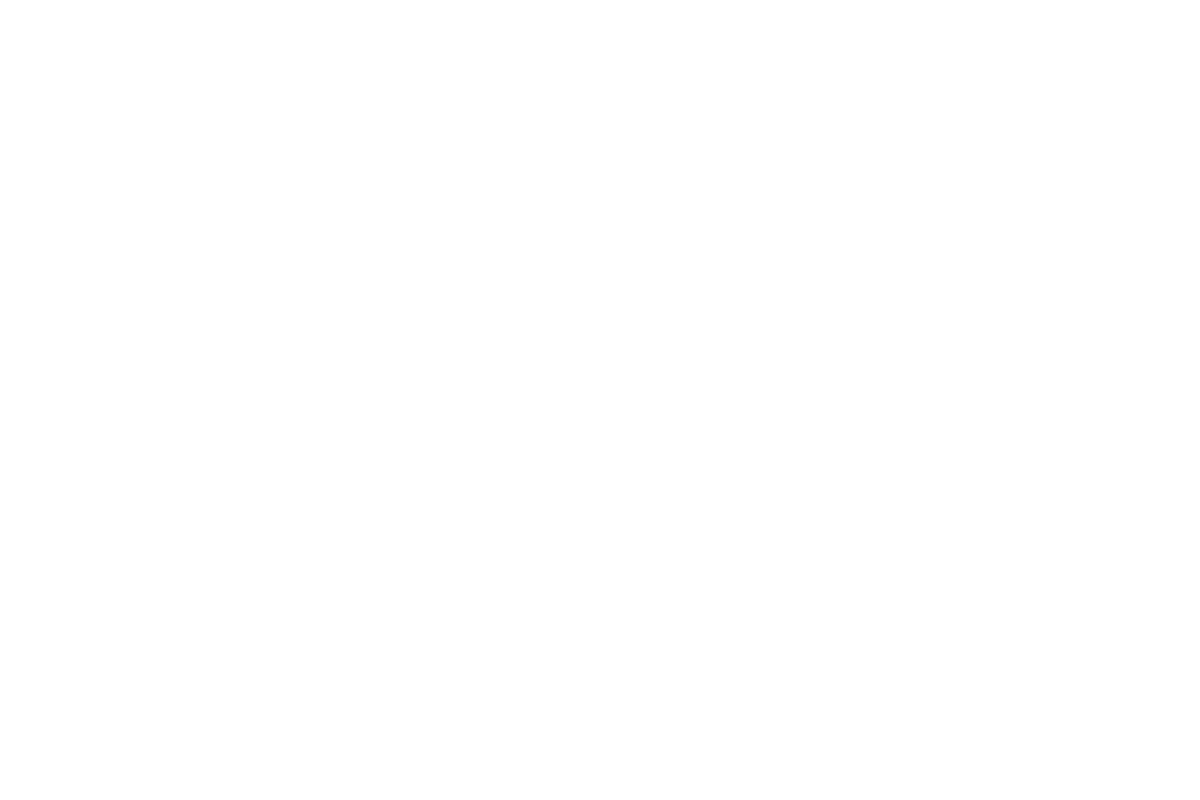
Frame 1 (no input)
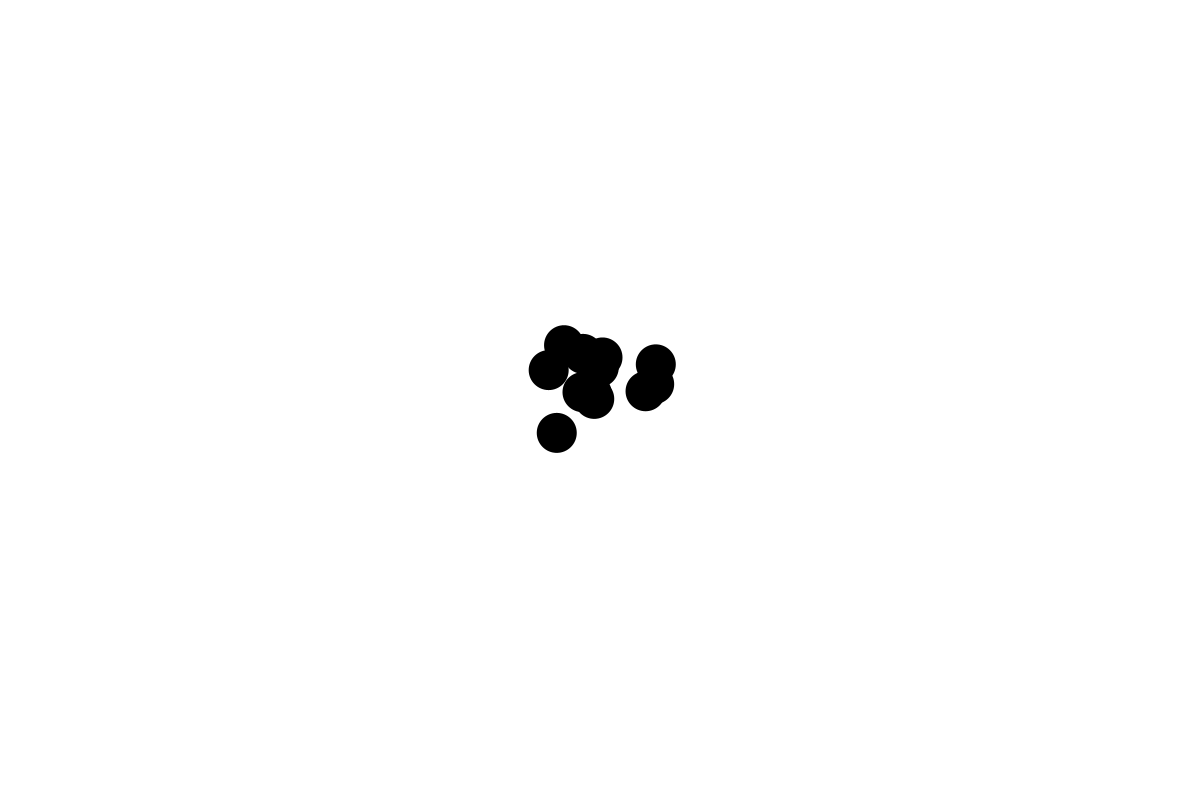
Frame 60 (the mouse pressed at the canvas centre just before this capture)
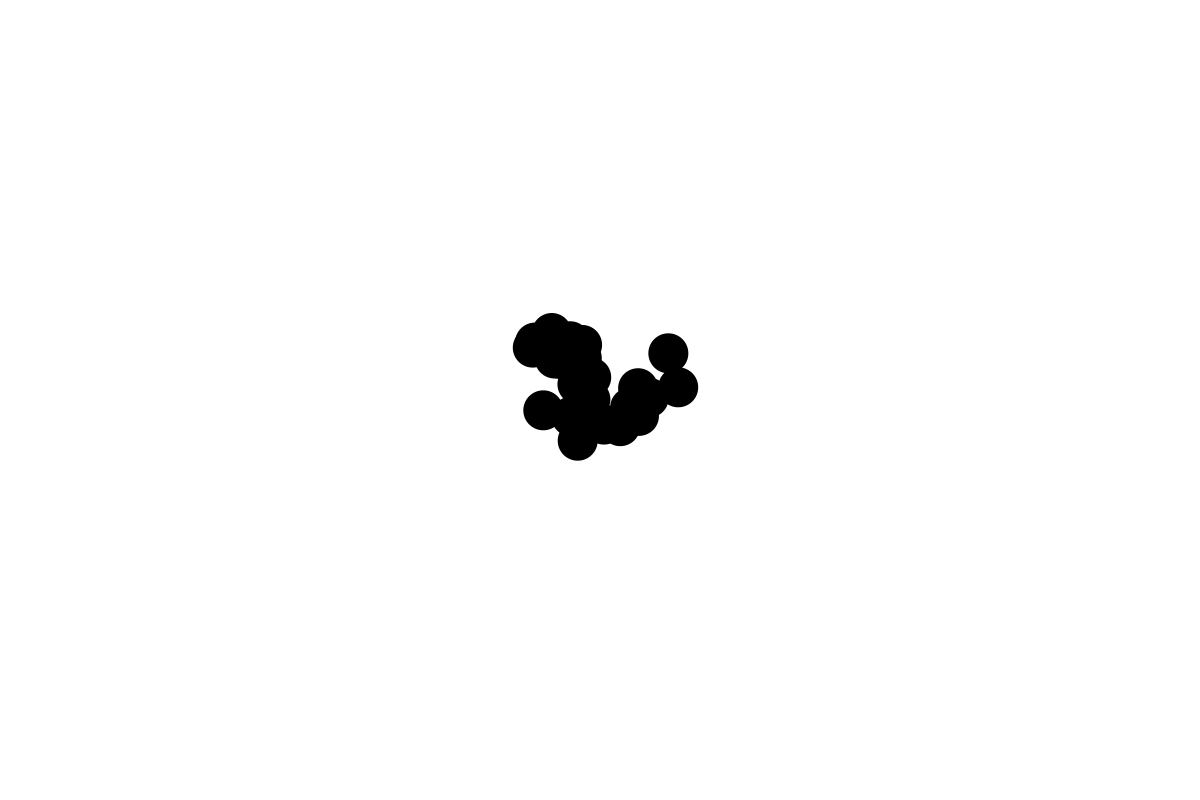
Frame 120 (the mouse held since frame 60 and released just before this capture)

The Processing sketch that drew these frames (run headless with seeded random() and noise(); from frame 60 on, the mouse is pressed at the canvas centre):

// Processing sketch: Ex_Packing_007
// ── Ex_Packing_007.pde
// Lets try and include some motion

ArrayList<Circle> myCircles = new ArrayList<Circle>();
float minR, maxR;

void setup(){
    size(1200,800);
    background(255);
    fill(0);
    //noFill();
    noStroke();
    ellipseMode(RADIUS);
    minR = 0.5;
    maxR = 160;
}

void draw(){
    background(255);
    //adjust speed of generating new circles relative to how many frames have moved
    // using modulus division == remainder
    if(frameCount%5==0)
        circleBuilder();
    for(Circle c : myCircles){
        c.run();

    }
}
void circleBuilder(){
    Circle myCircle = new Circle();
    myCircles.add(myCircle);
}
// I edited this to generate new circles from just a zone at the middle of the screen
PVector pickRandomPos(){
    return new PVector(random((width/2)-50,(width/2)+50),random((height/2)-50,(height/2)+50));
}


class Circle{

    PVector pos;
    float radius;
    // lets add a velocity
    PVector vel;

    Circle(){
        this.pos = pickRandomPos();
        this.radius = 20.0;
        // lets initialize the velocity in a random but smooth way using noise function
        this.vel = new PVector(map(noise(this.pos.x),0,1,-1,1),map(noise(this.pos.y),0,1,-1,1));
    }


    void run(){
        update();
        display();
    }
    // instead of just displaying we will now be updating the position first
    // by adding every frame the velocity to the current position
    void update(){
        this.pos.x += this.vel.x;
        this.pos.y += this.vel.y;
    }
    void display(){
        ellipse(pos.x,pos.y,radius,radius);
    }



}
